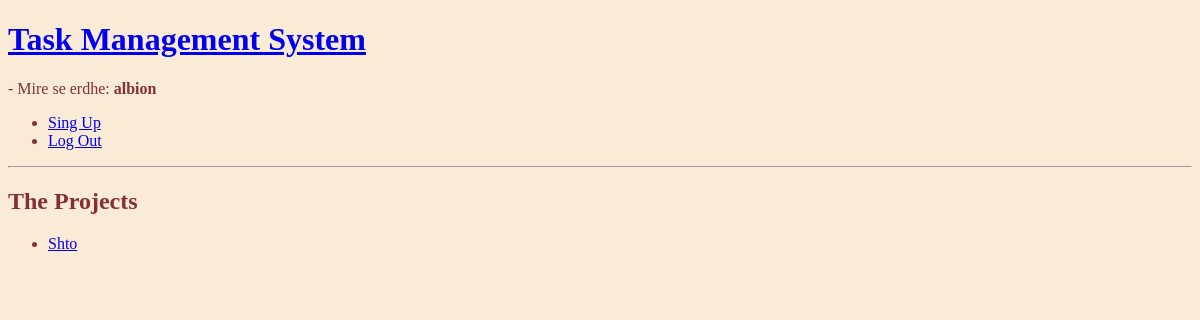
The app's page / (signed in), older data.
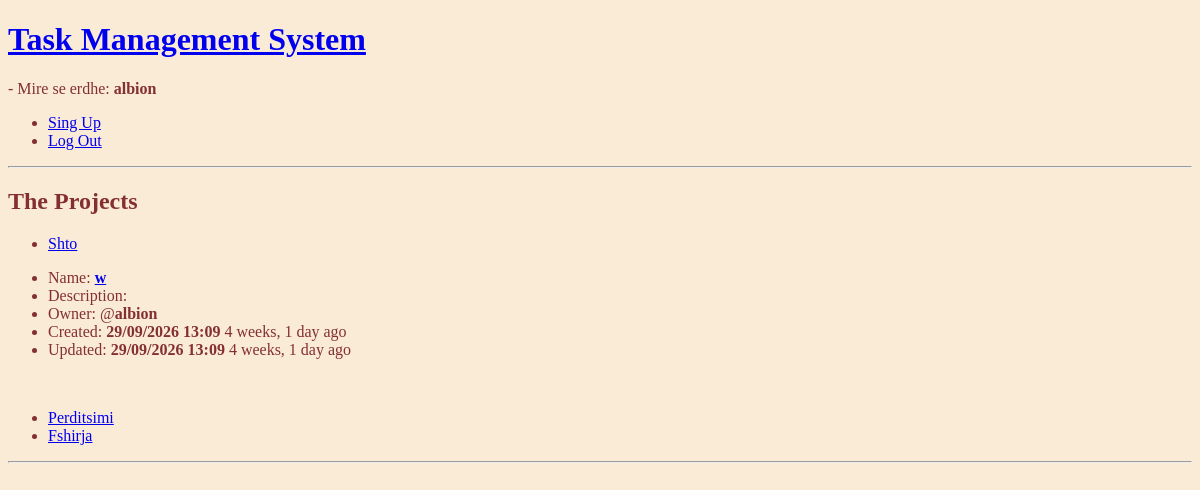
The same page, newer data.
### base_task/models.py (models this page shows, shortened)
class Project(models.Model):
    name = models.CharField(max_length=200)
    description = models.TextField(blank=True)
    owner = models.ForeignKey(User, on_delete=models.CASCADE, related_name='projects')
    created_at = models.DateTimeField(auto_now_add=True)
    updated_at = models.DateTimeField(auto_now=True)

### base_task/views.py (the view)
# urls.py: path('', views.dashboard, name='home'),
@login_required(login_url='login')
def dashboard(request):
    projects = Project.objects.filter(owner=request.user)
    return render(request, 'dashboard.html', {'projects':projects})

### templates/dashboard.html
{% extends 'main.html' %}
{% block content %}
<div>
    <h2>The <strong>Projects</strong></h2>
    <ul>
        <li><a href="{% url 'create_project' %}">Shto</a></li>
    </ul>
    {% for project in projects %}
        <ul>
            <li>Name: <b><a href="{% url 'project_detail' project.id %}">{{ project.name }}</a></b></li>
            <li>Description: <b>{{ project.description }}</b></li>
            <li>Owner: @<b>{{ project.owner }}</b></li>
            <li>Created: <b>{{ project.created_at|date:"d/m/Y H:i" }}</b> <span>{{ project.created_at|timesince }} ago</span></li>
            <li>Updated: <b>{{ project.updated_at|date:"d/m/Y H:i" }}</b> <span>{{ project.updated_at|timesince }} ago</span></li>
        </ul>
        <br>
        {% if request.user == project.owner %}
        <ul>
            <li><a href="{% url 'update_project' project.id %}">Perditsimi</a></li>
            <li><a href="{% url 'delete_project' project.id %}">Fshirja</a></li>
        </ul>
        {% endif %}
        <hr>
    {% endfor %}
</div>
{% endblock content %}

### templates/main.html (shortened to what this page needs)
<!DOCTYPE html>
<html lang="en">
<head>
</head>
<body>
    {% include 'navbar.html' %}
    {% block content %}
    {% endblock content %}
</body>
</html>

### templates/navbar.html
<a href="/">
    <h1>Task Management System</h1>
</a>
{% if request.user.is_authenticated %}
<p>- Mire se erdhe: <b>{{ request.user }}</b></p>
<ul>
    <li><a href="{% url 'register' %}">Sing Up</a></li>
    <li><a href="{% url 'logout' %}">Log Out</a></li>
{% else %}
    <li><a href="{% url 'login' %}">Log In</a></li>
{% endif %}
</ul>
<hr>

### templates/main.html (style rules this page uses)
body { background-color: antiquewhite; color: #843030; font-family: 'Times New Roman', Times, serif; }

Row changes from the older to the newer data that the page shows:
added Project: name "w", owner "albion", created_at "29/09/2026 13:09", created_at "4 weeks, 1 day", updated_at "29/09/2026 13:09", updated_at "4 weeks, 1 day", shows "Perditsimi"
